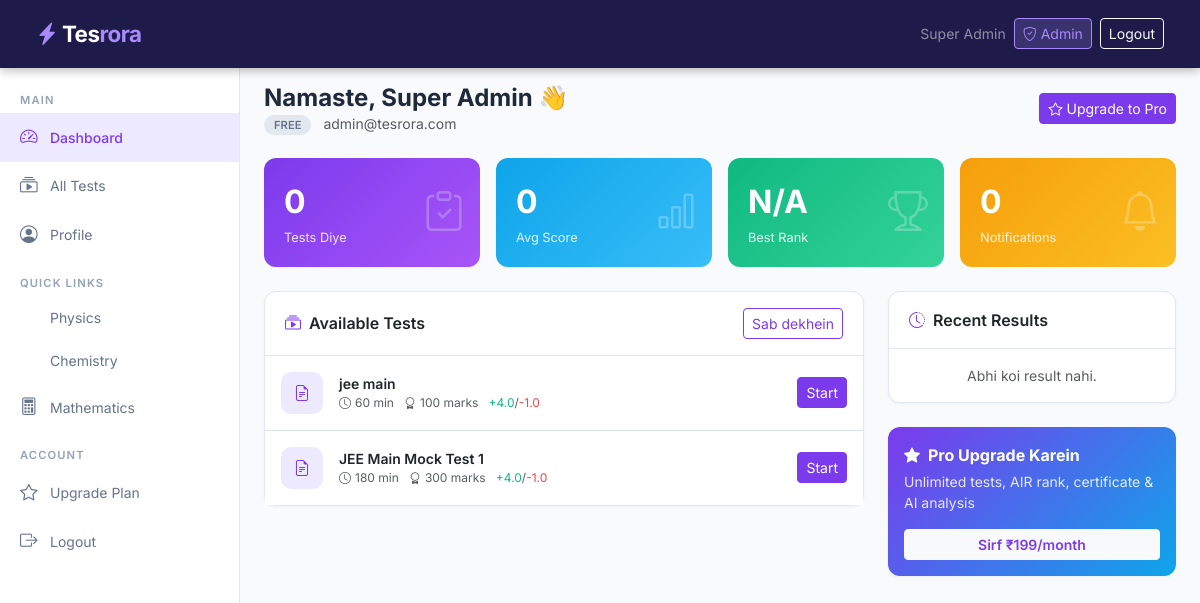
The page /dashboard (signed in) on the database its author committed.
### app.py (models this page shows)
class User(db.Model):
    id            = db.Column(db.Integer, primary_key=True)
    name          = db.Column(db.String(100), nullable=False)
    email         = db.Column(db.String(100), unique=True, nullable=False)
    password      = db.Column(db.String(200), nullable=False)
    role          = db.Column(db.String(20), default='student')  # student/teacher/admin/superadmin
    is_verified   = db.Column(db.Boolean, default=False)
    otp           = db.Column(db.String(6))
    otp_expiry    = db.Column(db.DateTime)
    subscription  = db.Column(db.String(20), default='free')  # free/pro/premium
    sub_expiry    = db.Column(db.DateTime)
    created_at    = db.Column(db.DateTime, default=datetime.utcnow)
    avatar        = db.Column(db.String(200), default='')
    phone         = db.Column(db.String(15), default='')

class Test(db.Model):
    id           = db.Column(db.Integer, primary_key=True)
    title        = db.Column(db.String(200), nullable=False)
    subject_id   = db.Column(db.Integer, db.ForeignKey('subject.id'))
    package_id   = db.Column(db.Integer, db.ForeignKey('test_package.id'), nullable=True)
    duration     = db.Column(db.Integer, default=60)  # minutes
    total_marks  = db.Column(db.Integer, default=100)
    correct_marks= db.Column(db.Float, default=4)
    neg_marks    = db.Column(db.Float, default=1)
    is_active    = db.Column(db.Boolean, default=True)
    created_by   = db.Column(db.Integer, db.ForeignKey('user.id'))
    created_at   = db.Column(db.DateTime, default=datetime.utcnow)
    instructions = db.Column(db.Text, default='')

### app.py (the view)
@app.route('/dashboard')
@login_required
def dashboard():
    user     = User.query.get(session['user_id'])
    subjects = Subject.query.all()
    tests    = Test.query.filter_by(is_active=True).order_by(Test.created_at.desc()).limit(10).all()
    results  = Result.query.filter_by(user_id=user.id).order_by(Result.submitted_at.desc()).limit(5).all()
    total_tests  = Result.query.filter_by(user_id=user.id).count()
    avg_score    = db.session.query(db.func.avg(Result.score)).filter_by(user_id=user.id).scalar() or 0
    best_rank    = db.session.query(db.func.min(Result.air_rank)).filter_by(user_id=user.id).scalar() or 0
    notifications = Notification.query.filter_by(user_id=user.id, is_read=False).count()
    return render_template('dashboard.html', user=user, subjects=subjects, tests=tests,
                           results=results, total_tests=total_tests,
                           avg_score=round(avg_score,1), best_rank=best_rank,
                           notifications=notifications)

### app.py (called while the page is built)
def login_required(f):
    @wraps(f)
    def decorated(*args, **kwargs):
        if 'user_id' not in session:
            return redirect(url_for('login'))
        return f(*args, **kwargs)
    return decorated

### templates/dashboard.html (shortened to what this page needs)
{% extends 'base.html' %}
{% block content %}
<div class="sidebar" id="sidebar">
  <div class="sidebar-section">Main</div>
  <a href="/dashboard" class="sidebar-link active"><i class="bi bi-speedometer2"></i> Dashboard</a>
  <a href="/tests" class="sidebar-link"><i class="bi bi-collection-play"></i> All Tests</a>
  <a href="/profile" class="sidebar-link"><i class="bi bi-person-circle"></i> Profile</a>
  <div class="sidebar-section">Quick Links</div>
  <a href="/tests?subject=1" class="sidebar-link"> Physics</a>
  <a href="/tests?subject=2" class="sidebar-link"> Chemistry</a>
  <a href="/tests?subject=3" class="sidebar-link"><i class="bi bi-calculator"></i> Mathematics</a>
  <div class="sidebar-section">Account</div>
  <a href="#" class="sidebar-link" data-bs-toggle="modal" data-bs-target="#subModal"><i class="bi bi-star"></i> Upgrade Plan</a>
  <a href="/logout" class="sidebar-link"><i class="bi bi-box-arrow-right"></i> Logout</a>
</div>
<div class="main-content">
  <div class="d-flex justify-content-between align-items-center mb-4 flex-wrap gap-2">
    <div>
      <h4 class="fw-bold mb-0">Namaste, {{ user.name }} 👋</h4>
      <div class="text-muted small">
        {% if user.subscription == 'pro' %}<span class="badge-pro me-2">PRO</span>
        {% elif user.subscription == 'premium' %}<span class="badge-pro me-2">PREMIUM</span>
        {% else %}<span class="badge-free me-2">FREE</span>{% endif %}
        {{ user.email }}
      </div>
    </div>
    <button class="btn btn-primary btn-sm" data-bs-toggle="modal" data-bs-target="#subModal">
      <i class="bi bi-star me-1"></i>Upgrade to Pro
    </button>
  </div>
  <div class="row g-3 mb-4">
    <div class="col-6 col-lg-3">
      <div class="stat-card position-relative" style="background:linear-gradient(135deg,#7c3aed,#a855f7)">
        <i class="bi bi-clipboard-check stat-icon"></i>
        <div class="stat-val">{{ total_tests }}</div>
        <div class="stat-lbl">Tests Diye</div>
      </div>
    </div>
    <div class="col-6 col-lg-3">
      <div class="stat-card position-relative" style="background:linear-gradient(135deg,#0ea5e9,#38bdf8)">
        <i class="bi bi-bar-chart stat-icon"></i>
        <div class="stat-val">{{ avg_score }}</div>
        <div class="stat-lbl">Avg Score</div>
      </div>
    </div>
    <div class="col-6 col-lg-3">
      <div class="stat-card position-relative" style="background:linear-gradient(135deg,#10b981,#34d399)">
        <i class="bi bi-trophy stat-icon"></i>
        <div class="stat-val">{% if best_rank %}AIR {{ best_rank }}{% else %}N/A{% endif %}</div>
        <div class="stat-lbl">Best Rank</div>
      </div>
    </div>
    <div class="col-6 col-lg-3">
      <div class="stat-card position-relative" style="background:linear-gradient(135deg,#f59e0b,#fbbf24)">
        <i class="bi bi-bell stat-icon"></i>
        <div class="stat-val">{{ notifications }}</div>
        <div class="stat-lbl">Notifications</div>
      </div>
    </div>
  </div>
  <div class="row g-4">
    <div class="col-lg-8">
      <div class="card">
        <div class="card-header d-flex justify-content-between align-items-center">
          <span><i class="bi bi-collection-play me-2" style="color:#7c3aed"></i>Available Tests</span>
          <a href="/tests" class="btn btn-sm btn-outline-primary">Sab dekhein</a>
        </div>
        <div class="card-body p-0">
          {% if tests %}
          <div class="list-group list-group-flush">
            {% for t in tests %}
            <div class="list-group-item d-flex align-items-center gap-3 py-3">
              <div style="width:42px;height:42px;background:#ede9fe;border-radius:10px;display:flex;align-items:center;justify-content:center;flex-shrink:0">
                <i class="bi bi-file-earmark-text" style="color:#7c3aed"></i>
              </div>
              <div class="flex-grow-1">
                <div class="fw-semibold small">{{ t.title }}</div>
                <div class="text-muted" style="font-size:0.75rem">
                  <i class="bi bi-clock me-1"></i>{{ t.duration }} min &nbsp;
                  <i class="bi bi-award me-1"></i>{{ t.total_marks }} marks &nbsp;
                  <span style="color:#10b981">+{{ t.correct_marks }}</span>/<span style="color:#ef4444">-{{ t.neg_marks }}</span>
                </div>
              </div>
              <a href="/test/{{ t.id }}/instructions" class="btn btn-primary btn-sm">Start</a>
            </div>
            {% endfor %}
          </div>
          {% else %}
          <div class="empty-state"><i class="bi bi-inbox-fill d-block"></i>Koi test available nahi hai.</div>
          {% endif %}
        </div>
      </div>
    </div>
    <div class="col-lg-4">
      <div class="card mb-4">
        <div class="card-header"><i class="bi bi-clock-history me-2" style="color:#7c3aed"></i>Recent Results</div>
        <div class="card-body p-0">
          {% if results %}
          {% for r in results %}
          <a href="/result/{{ r.id }}" class="d-flex align-items-center gap-2 p-3 text-decoration-none border-bottom" style="color:inherit">
            <div style="width:38px;height:38px;border-radius:50%;background:{% if r.accuracy >= 70 %}#d1fae5{% elif r.accuracy >= 40 %}#fef3c7{% else %}#fee2e2{% endif %};display:flex;align-items:center;justify-content:center;font-size:0.75rem;font-weight:700;color:{% if r.accuracy >= 70 %}#065f46{% elif r.accuracy >= 40 %}#92400e{% else %}#991b1b{% endif %}">
              {{ r.accuracy|int }}%
            </div>
            <div class="flex-grow-1">
              <div class="small fw-semibold">Score: {{ r.score }}</div>
              <div class="text-muted" style="font-size:0.72rem">AIR {{ r.air_rank }} • {{ r.submitted_at.strftime('%d %b') }}</div>
            </div>
            <i class="bi bi-chevron-right text-muted small"></i>
          </a>
          {% endfor %}
          {% else %}
          <div class="p-3 text-center text-muted small">Abhi koi result nahi.</div>
          {% endif %}
        </div>
      </div>
      {% if user.subscription == 'free' %}
      <div class="card p-3" style="background:linear-gradient(135deg,#7c3aed,#0ea5e9);border:none">
        <div class="text-white fw-bold mb-1"><i class="bi bi-star-fill me-2"></i>Pro Upgrade Karein</div>
        <div class="text-white small mb-3" style="opacity:0.85">Unlimited tests, AIR rank, certificate & AI analysis</div>
        <button class="btn btn-light btn-sm fw-semibold" data-bs-toggle="modal" data-bs-target="#subModal" style="color:#7c3aed">
          Sirf ₹199/month
        </button>
      </div>
      {% endif %}
    </div>
  </div>
</div>
{% endblock %}

### templates/base.html (shortened to what this page needs)
<!DOCTYPE html>
<html lang="hi">
<head>
<link href="https://cdn.jsdelivr.net/npm/bootstrap@5.3.0/dist/css/bootstrap.min.css" rel="stylesheet">
<link href="https://cdn.jsdelivr.net/npm/bootstrap-icons@1.11.0/font/bootstrap-icons.css" rel="stylesheet">
</head>
<body>
<nav class="navbar navbar-expand-lg fixed-top" style="top:0;z-index:200">
  <div class="container-fluid">
    <a class="navbar-brand" href="/"><i class="bi bi-lightning-charge-fill me-1" style="color:#a78bfa"></i>Tes<span>rora</span></a>
    <div class="ms-auto d-flex align-items-center gap-2">
      {% if session.user_id %}
      <span class="d-none d-md-inline text-white-50 small">{{ session.user_name }}</span>
      {% if session.user_role in ['admin','superadmin','teacher'] %}
      <a href="/admin" class="btn btn-sm" style="background:rgba(167,139,250,0.2);color:#a78bfa;border:1px solid #a78bfa">
        <i class="bi bi-shield-check"></i> Admin
      </a>
      {% endif %}
      <a href="/logout" class="btn btn-sm btn-outline-light">Logout</a>
      {% else %}
      <a href="/login" class="btn btn-sm btn-outline-light">Login</a>
      <a href="/register" class="btn btn-sm btn-primary">Register</a>
      {% endif %}
    </div>
  </div>
</nav>
<div style="margin-top:60px">
{% block content %}{% endblock %}
</div>
</body>
</html>

### templates/base.html (style rules this page uses)
:root { --primary: #7c3aed; --primary-dark: #6d28d9; --primary-light: #ede9fe; --secondary: #0ea5e9; --success: #10b981; --danger: #ef4444; --warning: #f59e0b; --dark: #1e1b4b; --gray: #64748b; --light-bg: #f8fafc; --card-bg: #ffffff; --border: #e2e8f0; }
* { box-sizing: border-box; margin: 0; padding: 0; }
body { font-family: 'Inter', sans-serif; background: var(--light-bg); color: #1e293b; }
.navbar { background: var(--dark); padding: 0.75rem 1.5rem; box-shadow: 0 2px 10px rgba(0,0,0,0.3); }
.navbar-brand { color: #fff !important; font-weight: 700; font-size: 1.4rem; letter-spacing: -0.5px; }
.navbar-brand span { color: #a78bfa; }
.sidebar { width: 240px; background: #fff; min-height: calc(100vh - 60px); border-right: 1px solid var(--border); padding: 1rem 0; position: fixed; top: 60px; left: 0; z-index: 100; transition: transform 0.3s; }
.sidebar-link { display: flex; align-items: center; gap: 10px; padding: 0.7rem 1.25rem; color: var(--gray); font-size: 0.875rem; text-decoration: none; border-radius: 0; transition: all 0.2s; }
.sidebar-link:hover, .sidebar-link.active { background: var(--primary-light); color: var(--primary); font-weight: 500; }
.sidebar-link i { font-size: 1.1rem; width: 20px; }
.sidebar-section { font-size: 0.7rem; font-weight: 600; color: #94a3b8; text-transform: uppercase; letter-spacing: 0.1em; padding: 1rem 1.25rem 0.25rem; }
.main-content { margin-left: 240px; padding: 1.5rem; min-height: calc(100vh - 60px); }
.card { background: var(--card-bg); border: 1px solid var(--border); border-radius: 12px; box-shadow: 0 1px 3px rgba(0,0,0,0.05); }
.card-header { background: transparent; border-bottom: 1px solid var(--border); padding: 1rem 1.25rem; font-weight: 600; }
.stat-card { border-radius: 12px; padding: 1.25rem; color: #fff; }
.stat-card .stat-val { font-size: 2rem; font-weight: 700; }
.stat-card .stat-lbl { font-size: 0.8rem; opacity: 0.85; margin-top: 2px; }
.stat-card .stat-icon { font-size: 2.5rem; opacity: 0.25; position: absolute; right: 1rem; top: 50%; transform: translateY(-50%); }
.btn-primary { background: var(--primary); border-color: var(--primary); }
.btn-outline-primary { color: var(--primary); border-color: var(--primary); }
.badge-free { background: #e2e8f0; color: #64748b; padding: 3px 10px; border-radius: 20px; font-size: 0.7rem; font-weight: 600; }

### rows shown on the page
User: user_name "Super Admin", name "Super Admin", email "admin@tesrora.com"
Test: title "jee main", duration "60", total_marks "100", correct_marks "4.0", neg_marks "1.0"
Test: title "JEE Main Mock Test 1", duration "180", total_marks "300", correct_marks "4.0", neg_marks "1.0"

### other values the page prints
{{ total_tests }} "0"
{{ avg_score }} "0"
{{ notifications }} "0"
